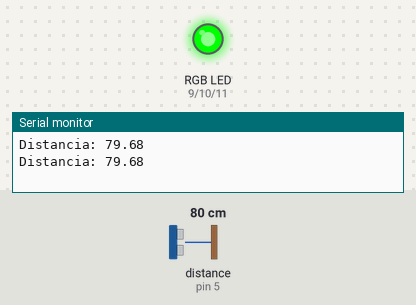
The sketch below on a simulated Arduino Uno, built with avr-gcc and run on an emulated ATmega328P. On the bench: an RGB LED mixed from three pins (HIGH = lit), the last lines printed to the serial monitor. Wiring (inferred from the names in the program): ultrasonic range finder: trigger pin 6; echo pin 5. Inputs (shaded band) come from the test bench; at power-on: distance to the obstacle (sensor on pin 5) 80 cm. The echo pulse lasts 58.3 µs per cm; pins used as bus, display or sensor lines are not drawn.

Above: at 1.8 s.
1.9 s: distance to the obstacle (sensor on pin 5) set to 42 cm
3.4 s: distance to the obstacle (sensor on pin 5) set to 37 cm
At 4.9 s:
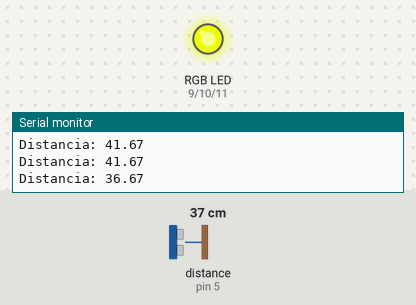
5.5 s: distance to the obstacle (sensor on pin 5) set to 22 cm
7.2 s: distance to the obstacle (sensor on pin 5) set to 17 cm
At 9.2 s:
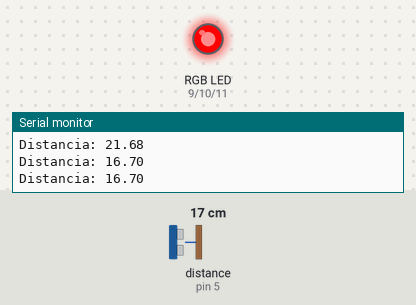
9.5 s: distance to the obstacle (sensor on pin 5) set to 35 cm
At 11.2 s:
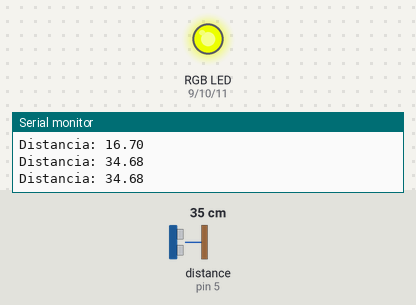
11.5 s: distance to the obstacle (sensor on pin 5) set to 2 cm
At 12.8 s:
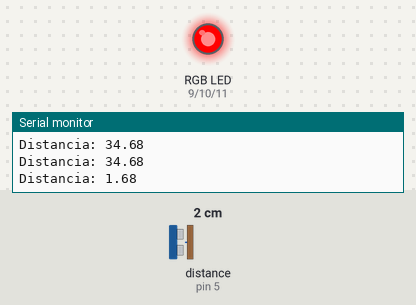
Timing chart, 0 to 14.5 s (numbered marks = the images above; inputs shaded):
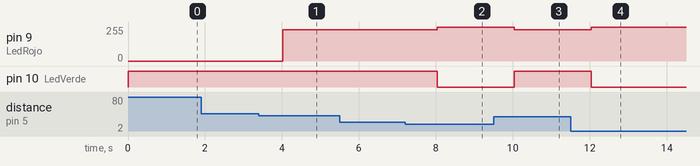

The sketch:

sp_practica10.ino
```cpp
const int EchoPin = 5;
const int TriggerPin = 6;
const int LedRojo = 9;
const int LedVerde = 10;
const int LedAzul = 11;
float distancia;
long tiempo;

void setup() {
  Serial.begin(9600);
  pinMode(LedRojo, OUTPUT);
  pinMode(LedVerde, OUTPUT);
  pinMode(LedAzul, OUTPUT);
  pinMode(TriggerPin, OUTPUT);
  pinMode(EchoPin, INPUT);
}

void loop() {

  digitalWrite(TriggerPin, HIGH);  //se envía un pulso para activar el sensor
  delayMicroseconds(10);
  digitalWrite(TriggerPin, LOW);

  // medimos el pulso de respuesta
  tiempo = (pulseIn(EchoPin, HIGH) / 2);

  // dividido por 2 por que es el
  // tiempo que el sonido tarda
  // en ir y en volver
  // ahora calcularemos la distancia en cm
  // sabiendo que el espacio es igual a la velocidad por el tiempo
  // y que la velocidad del sonido es de 343m/s y que el tiempo lo
  // tenemos en millonesimas de segundo

  distancia = float(tiempo * 0.0343);

  Serial.print("Distancia: "); // imprime la distancia en el Monitor Serie
  Serial.println(distancia);


  if (distancia >= 40) {
    color(0,255,0); //Verde
  }
  else if ((distancia <= 39) && (distancia >= 20)) {
    color(236,255,0); // "Amarillo"
  }
  else if (distancia <= 19) {
    color(255,0,0); // Rojo
  }

  delay(1000);

}

void color(int rojo,int verde,int azul){
  analogWrite(LedRojo,rojo);
  analogWrite(LedVerde,verde);
  analogWrite(LedAzul,azul);
}
```

Measured:
- the behaviour switches between 40 and 39 cm on distance to the obstacle (sensor on pin 5) (found by bisection; images 0 and 1)
- the behaviour switches between 20 and 19 cm on distance to the obstacle (sensor on pin 5) (found by bisection; images 1 and 2)
- after the input at 3.4 s, pin 9 (LedRojo): 0/255 → 236/255 after 0.62 s
- after the input at 7.2 s, pin 9 (LedRojo): 236/255 → 255/255 after 0.83 s; pin 10 (LedVerde): HIGH → LOW after 0.83 s
- after the input at 9.5 s, pin 9 (LedRojo): 255/255 → 236/255 after 0.54 s; pin 10 (LedVerde): LOW → HIGH after 0.54 s
- after the input at 11.5 s, pin 9 (LedRojo): 236/255 → 255/255 after 0.54 s; pin 10 (LedVerde): HIGH → LOW after 0.54 s
